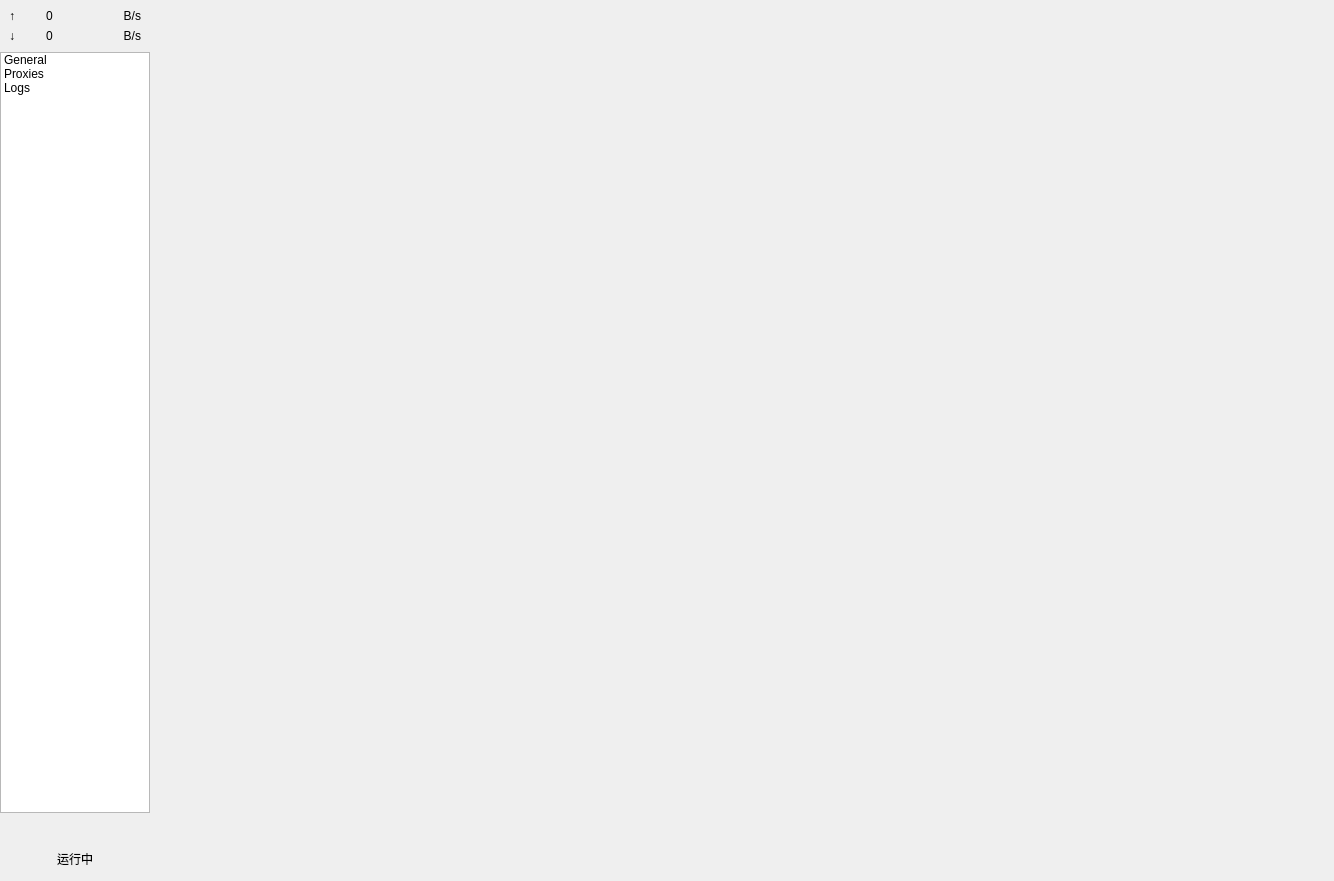
<?xml version="1.0" encoding="UTF-8"?>
<ui version="4.0">
 <class>MainWindow</class>
 <widget class="QWidget" name="MainWindow">
  <property name="geometry">
   <rect>
    <x>0</x>
    <y>0</y>
    <width>1334</width>
    <height>881</height>
   </rect>
  </property>
  <layout class="QVBoxLayout" name="verticalLayout">
   <property name="spacing">
    <number>0</number>
   </property>
   <property name="leftMargin">
    <number>0</number>
   </property>
   <property name="topMargin">
    <number>0</number>
   </property>
   <property name="rightMargin">
    <number>0</number>
   </property>
   <property name="bottomMargin">
    <number>0</number>
   </property>
   <item>
    <widget class="Clash::Meta::GUI::WindowBar" name="windowBar">
     <property name="sizePolicy">
      <sizepolicy hsizetype="Preferred" vsizetype="Fixed">
       <horstretch>0</horstretch>
       <verstretch>0</verstretch>
      </sizepolicy>
     </property>
     <property name="frameShape">
      <enum>QFrame::NoFrame</enum>
     </property>
     <property name="frameShadow">
      <enum>QFrame::Raised</enum>
     </property>
     <layout class="QHBoxLayout" name="horizontalLayout">
      <property name="spacing">
       <number>0</number>
      </property>
      <property name="leftMargin">
       <number>0</number>
      </property>
      <property name="topMargin">
       <number>0</number>
      </property>
      <property name="rightMargin">
       <number>0</number>
      </property>
      <property name="bottomMargin">
       <number>0</number>
      </property>
     </layout>
    </widget>
   </item>
   <item>
    <layout class="QHBoxLayout" name="horizontalLayout_2">
     <item>
      <widget class="QFrame" name="frame">
       <property name="sizePolicy">
        <sizepolicy hsizetype="Fixed" vsizetype="Preferred">
         <horstretch>0</horstretch>
         <verstretch>0</verstretch>
        </sizepolicy>
       </property>
       <property name="minimumSize">
        <size>
         <width>150</width>
         <height>0</height>
        </size>
       </property>
       <property name="maximumSize">
        <size>
         <width>150</width>
         <height>16777215</height>
        </size>
       </property>
       <layout class="QVBoxLayout" name="verticalLayout_3">
        <property name="spacing">
         <number>0</number>
        </property>
        <property name="leftMargin">
         <number>0</number>
        </property>
        <property name="topMargin">
         <number>0</number>
        </property>
        <property name="rightMargin">
         <number>0</number>
        </property>
        <property name="bottomMargin">
         <number>0</number>
        </property>
        <item>
         <widget class="QWidget" name="gridWidget" native="true">
          <property name="sizePolicy">
           <sizepolicy hsizetype="Preferred" vsizetype="Fixed">
            <horstretch>0</horstretch>
            <verstretch>0</verstretch>
           </sizepolicy>
          </property>
          <layout class="QGridLayout" name="gridLayout">
           <item row="1" column="1">
            <widget class="QLabel" name="label_4">
             <property name="text">
              <string>0</string>
             </property>
             <property name="alignment">
              <set>Qt::AlignCenter</set>
             </property>
            </widget>
           </item>
           <item row="0" column="1">
            <widget class="QLabel" name="label_3">
             <property name="text">
              <string>0</string>
             </property>
             <property name="alignment">
              <set>Qt::AlignCenter</set>
             </property>
            </widget>
           </item>
           <item row="0" column="0">
            <widget class="QLabel" name="label">
             <property name="sizePolicy">
              <sizepolicy hsizetype="Fixed" vsizetype="Preferred">
               <horstretch>0</horstretch>
               <verstretch>0</verstretch>
              </sizepolicy>
             </property>
             <property name="text">
              <string>↑</string>
             </property>
            </widget>
           </item>
           <item row="1" column="0">
            <widget class="QLabel" name="label_2">
             <property name="sizePolicy">
              <sizepolicy hsizetype="Fixed" vsizetype="Preferred">
               <horstretch>0</horstretch>
               <verstretch>0</verstretch>
              </sizepolicy>
             </property>
             <property name="text">
              <string>↓</string>
             </property>
            </widget>
           </item>
           <item row="0" column="2">
            <widget class="QLabel" name="label_5">
             <property name="text">
              <string>B/s</string>
             </property>
             <property name="alignment">
              <set>Qt::AlignRight|Qt::AlignTrailing|Qt::AlignVCenter</set>
             </property>
            </widget>
           </item>
           <item row="1" column="2">
            <widget class="QLabel" name="label_6">
             <property name="text">
              <string>B/s</string>
             </property>
             <property name="alignment">
              <set>Qt::AlignRight|Qt::AlignTrailing|Qt::AlignVCenter</set>
             </property>
            </widget>
           </item>
          </layout>
         </widget>
        </item>
        <item>
         <widget class="QListWidget" name="listWidget">
          <property name="iconSize">
           <size>
            <width>24</width>
            <height>24</height>
           </size>
          </property>
          <property name="spacing">
           <number>2</number>
          </property>
          <item>
           <property name="text">
            <string>General</string>
           </property>
           <property name="icon">
            <iconset theme="menu-group-general"/>
           </property>
          </item>
          <item>
           <property name="text">
            <string>Proxies</string>
           </property>
           <property name="icon">
            <iconset theme="menu-group-proxies"/>
           </property>
          </item>
          <item>
           <property name="text">
            <string>Logs</string>
           </property>
           <property name="icon">
            <iconset theme="menu-group-log"/>
           </property>
          </item>
         </widget>
        </item>
        <item>
         <widget class="QWidget" name="widget" native="true">
          <property name="sizePolicy">
           <sizepolicy hsizetype="Preferred" vsizetype="Fixed">
            <horstretch>0</horstretch>
            <verstretch>0</verstretch>
           </sizepolicy>
          </property>
          <layout class="QVBoxLayout" name="verticalLayout_2">
           <item>
            <widget class="QLabel" name="kernelRunTime">
             <property name="font">
              <font>
               <pointsize>12</pointsize>
              </font>
             </property>
             <property name="text">
              <string/>
             </property>
             <property name="alignment">
              <set>Qt::AlignCenter</set>
             </property>
            </widget>
           </item>
           <item>
            <widget class="QPushButton" name="kernelStatus">
             <property name="focusPolicy">
              <enum>Qt::NoFocus</enum>
             </property>
             <property name="text">
              <string>运行中</string>
             </property>
             <property name="icon">
              <iconset theme="kernel-running"/>
             </property>
             <property name="flat">
              <bool>true</bool>
             </property>
            </widget>
           </item>
          </layout>
         </widget>
        </item>
       </layout>
      </widget>
     </item>
     <item>
      <widget class="QStackedWidget" name="stackedWidget"/>
     </item>
    </layout>
   </item>
  </layout>
 </widget>
 <customwidgets>
  <customwidget>
   <class>Clash::Meta::GUI::WindowBar</class>
   <extends>QFrame</extends>
   <header>GUI/WindowBar/WindowBar.h</header>
   <container>1</container>
  </customwidget>
 </customwidgets>
 <resources>
  <include location="../assets/app.qrc"/>
 </resources>
 <connections/>
</ui>
